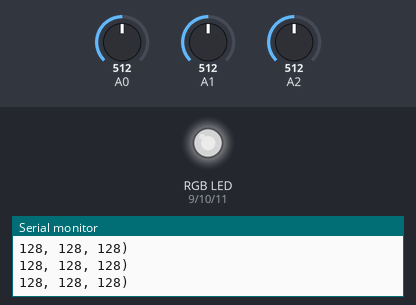
The sketch below on a simulated Arduino Uno, built with avr-gcc and run on an emulated ATmega328P. Parts: an RGB LED mixed from three pins (HIGH = lit), the last lines printed to the serial monitor. The inputs (shaded band) are chosen by the test bench; at power-on: A0 = 512, A1 = 512, A2 = 512. Dim RGB values are drawn brighter than linear.

Above: at 1.2 s.
1.3 s: A0 set to 535
At 1.8 s:
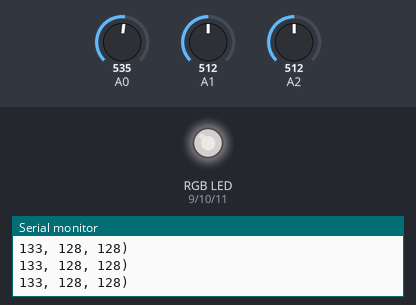
2.8 s: A1 set to 538
At 3.3 s:
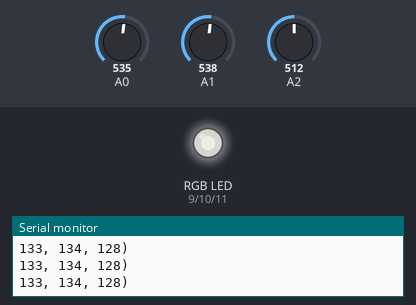
4.3 s: A2 set to 539
At 5.2 s:
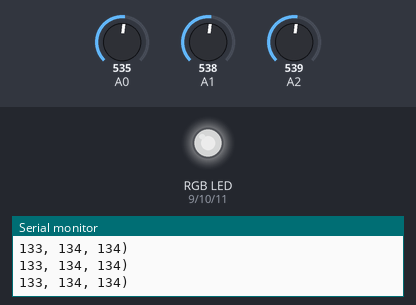
5.8 s: A0 set to 511
At 6.7 s:
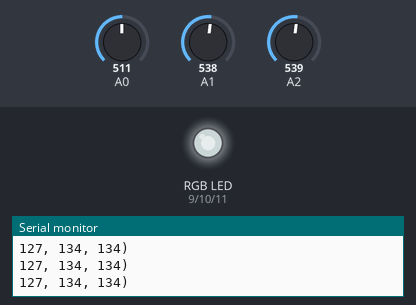
7.3 s: A1 set to 511
At 8.1 s:
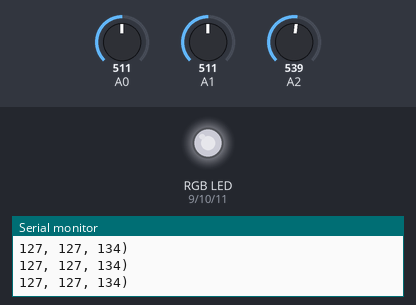
8.8 s: A2 set to 900
At 10.1 s:
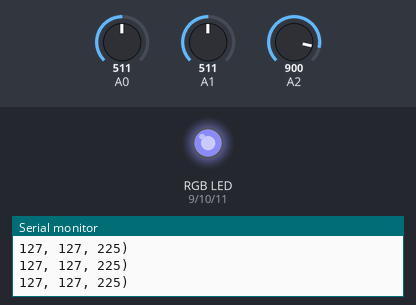
Timing chart, 0 to 11.3 s (numbered marks = the images above; inputs shaded):
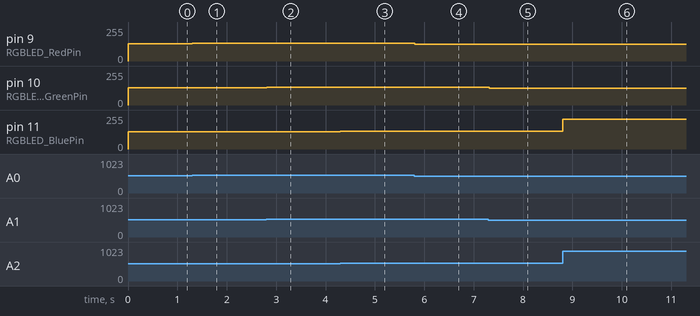

Measured:
- after the input at 1.3 s, pin 9 (RGBLED_RedPin): 128/255 → 133/255 at once
- after the input at 2.8 s, pin 10 (RGBLED_GreenPin): 128/255 → 134/255 at once
- after the input at 4.3 s, pin 11 (RGBLED_BluePin): 128/255 → 134/255 at once
- after the input at 5.8 s, pin 9 (RGBLED_RedPin): 133/255 → 127/255 at once
- after the input at 7.3 s, pin 10 (RGBLED_GreenPin): 134/255 → 127/255 at once
- after the input at 8.8 s, pin 11 (RGBLED_BluePin): 134/255 → 225/255 at once

The sketch:

sketch_may13b.ino
```cpp
int RGBLED_RedPin = 9;
int RGBLED_GreenPin = 10;
int RGBLED_BluePin = 11;
int Previous_PWMValue_RedPin = 0;
int Threshold_PWMValue_RedPin = 0;
int Previous_PWMValue_GreenPin = 0;
int Threshold_PWMValue_GreenPin = 0;
int Previous_PWMValue_BluePin = 0;
int Threshold_PWMValue_BluePin = 0;

void setup()
{ Serial.begin(9600); // initialize serial communications at 9600 bps
  pinMode(RGBLED_RedPin, OUTPUT);
 pinMode(RGBLED_GreenPin, OUTPUT);
 pinMode(RGBLED_BluePin, OUTPUT);
}

void loop()
{  int Pot_RedPin = analogRead(A0);
 int PWMValue_RedPin = Pot_RedPin/4;
 int Pot_GreenPin = analogRead(A1);
 int PWMValue_GreenPin = Pot_GreenPin/4;
 int Pot_BluePin = analogRead(A2);
 int PWMValue_BluePin = Pot_BluePin/4;

 //Use this code for RGB LED COMMON CATHODE and comment the code for COMMON ANODE
 analogWrite(RGBLED_RedPin, PWMValue_RedPin);
 analogWrite(RGBLED_GreenPin, PWMValue_GreenPin);
 analogWrite(RGBLED_BluePin, PWMValue_BluePin);

 //Use this code for RGB LED COMMON ANODE and comment the code for COMMON CATHODE
 /*
 analogWrite(RGBLED_RedPin, 255-PWMValue_RedPin);
 analogWrite(RGBLED_GreenPin, 255-PWMValue_GreenPin);
 analogWrite(RGBLED_BluePin, 255-PWMValue_BluePin);
 */

 //This section is for serial printing the RGB decimal values.
 //Sometimes you get unstable output due to jumper wires not properly connected, poor quality breadboard, or poor quality potentiometers.
 Threshold_PWMValue_RedPin = abs(Pot_RedPin - Previous_PWMValue_RedPin);
 Threshold_PWMValue_GreenPin = abs(Pot_GreenPin - Previous_PWMValue_GreenPin);
 Threshold_PWMValue_BluePin = abs(Pot_BluePin - Previous_PWMValue_BluePin);
 if (Threshold_PWMValue_RedPin >= 10 || Threshold_PWMValue_GreenPin >= 10 || Threshold_PWMValue_BluePin >= 10)

 Serial.print("RGB (");
 Serial.print(PWMValue_RedPin);
 Serial.print(", ");
 Serial.print(PWMValue_GreenPin);
 Serial.print(", ");
 Serial.print(PWMValue_BluePin);
 Serial.println(") ");
 Previous_PWMValue_RedPin = Pot_RedPin;
 Previous_PWMValue_GreenPin = Pot_GreenPin;
 Previous_PWMValue_BluePin = Pot_BluePin;
 //This section is for serial printing the RGB decimal values.
 //Sometimes you get unstable output due to jumper wires not properly connected, poor quality breadboard, or poor quality potentiometers.

 delay(2);
}
```
